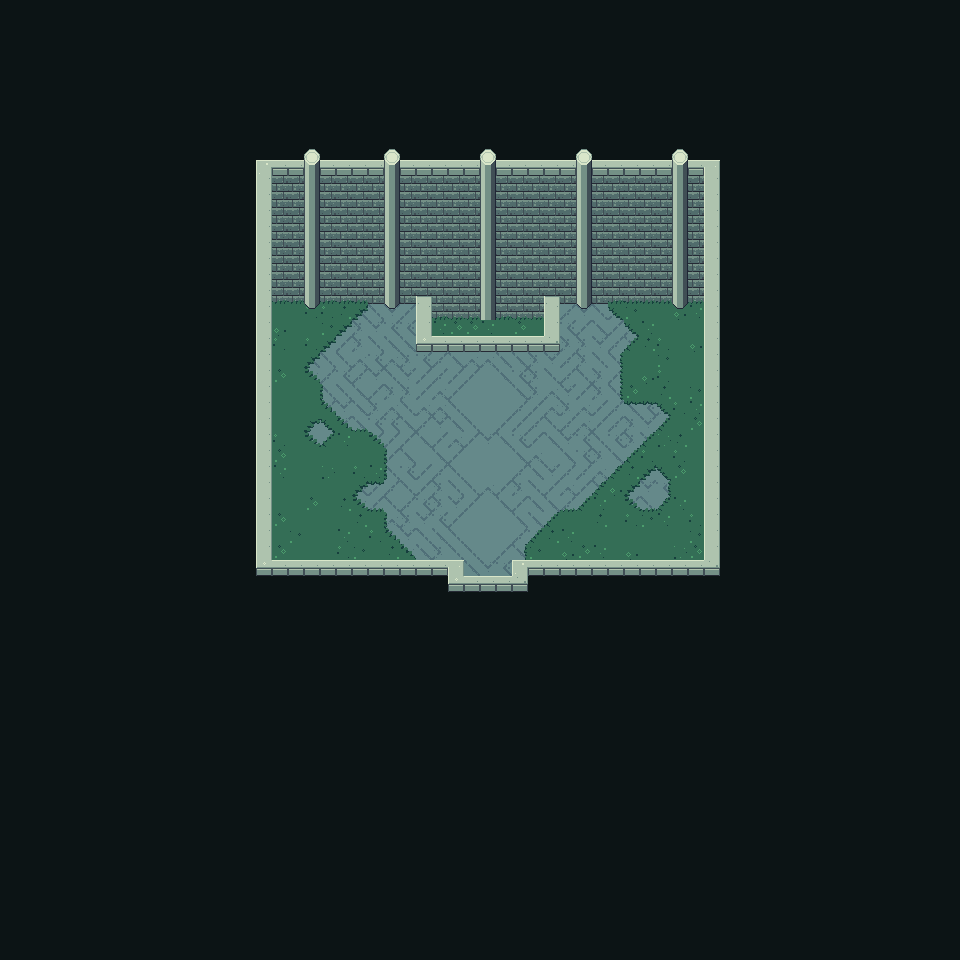

Tiled map render using the project's own tile images. Description and the map definition, with tile-layer contents summarised, below:
An orthogonal 60x60 tile map with 16x16 px tiles, 3 tile layers (1_BG1, 1_BG2, 1_FG1), 3 hidden layers not drawn, 2 tilesets and 3 objects (internal, boss_colossus, music_area).

<map version="1.0" orientation="orthogonal" renderorder="right-down" width="60" height="60" tilewidth="16" tileheight="16" nextobjectid="4">
 <properties>
  <property name="ambience" value="Dungeon.ogg" />
 </properties>
 <tileset firstgid="1" name="Normal" tilewidth="16" tileheight="16">
  <image source="../../IMG/jam.png" width="1024" height="1024" />
 </tileset>
 <tileset firstgid="4097" name="SPEC_TILES" tilewidth="16" tileheight="16">
  <image source="../../IMG/spectiles.png" width="256" height="256" />
 </tileset>
 <layer name="1_BG1" width="60" height="60">
  <properties>
   <property name="layer" value="5" />
   <property name="z" value="1" />
  </properties>
  <data>[3600 cells, 3600 non-empty, 37 distinct tile ids]</data>
 </layer>
 <layer name="1_BG2" width="60" height="60">
  <properties>
   <property name="layer" value="0" />
   <property name="z" value="0" />
  </properties>
  <data>[3600 cells, 72 non-empty, 20 distinct tile ids]</data>
 </layer>
 <layer name="1_FG1" width="60" height="60">
  <properties>
   <property name="layer" value="-10" />
   <property name="z" value="-128" />
  </properties>
  <data>[3600 cells, 2949 non-empty, 9 distinct tile ids]</data>
 </layer>
 <layer name="1_COL" width="60" height="60" visible="0">
  <properties>
   <property name="collide" value="1" />
  </properties>
  <data>[3600 cells, 3111 non-empty, 1 distinct tile ids]</data>
 </layer>
 <layer name="1_COLA" width="60" height="60" visible="0">
  <properties>
   <property name="collide_air" value="1" />
  </properties>
  <data>[3600 cells, 27 non-empty, 1 distinct tile ids]</data>
 </layer>
 <layer name="1_MAT" width="60" height="60" visible="0">
  <properties>
   <property name="material" value="1" />
  </properties>
  <data>[3600 cells, 408 non-empty, 2 distinct tile ids]</data>
 </layer>
 <objectgroup name="1_SPC">
  <properties>
   <property name="Snap" value="1" />
  </properties>
  <object id="1" name="door_entrance" type="internal" gid="4290" x="480" y="592">
   <properties>
    <property name="Lock" value="titan" />
    <property name="ToDoor" value="door_colossus" />
    <property name="ToMap" value="JAM/JAM" />
    <property name="dir_y" value="1.0" />
    <property name="width" value="4" />
   </properties>
  </object>
  <object id="2" name="boss_colossus" gid="4289" x="480" y="288" />
  <object id="3" type="music_area" x="408" y="608">
   <properties>
    <property name="SOUND/MUSIC/WORLD/Overworld1.ogg" value="0" />
    <property name="falloff" value="64" />
    <property name="slave" value="" />
   </properties>
   <polygon points="0,32 16,-80 144,-80 160,32" />
  </object>
 </objectgroup>
</map>
